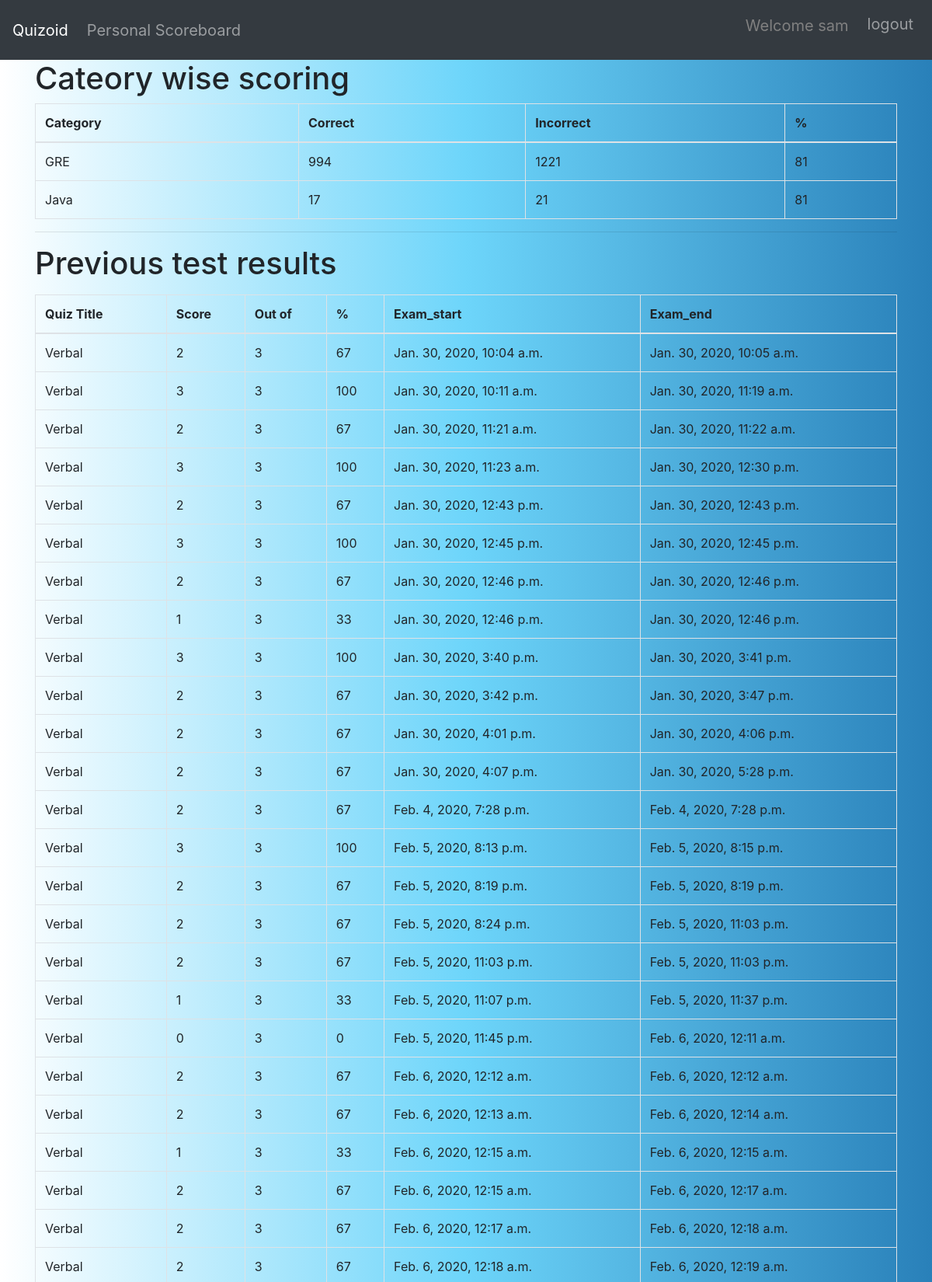
The app's page /progress/ (signed in, upper part) with its own data.
### quiz/models.py (models this page shows, shortened)
class Category(models.Model):
    category = models.CharField(
        verbose_name=_("Category"),
        max_length=250, blank=True,
        unique=True, null=True)
    objects = CategoryManager()
    class Meta:
        verbose_name = _("Category")
        verbose_name_plural = _("Categories")

class Sitting(models.Model):
    user = models.ForeignKey(settings.AUTH_USER_MODEL, verbose_name=_("User"), on_delete=models.CASCADE)
    quiz = models.ForeignKey(Quiz, verbose_name=_("Quiz"), on_delete=models.CASCADE)
    question_order = models.CharField(validators=[validate_comma_separated_integer_list],
        max_length=1024, verbose_name=_("Question Order"))
    question_list = models.CharField(validators=[validate_comma_separated_integer_list],
        max_length=1024, verbose_name=_("Question List"))
    incorrect_questions = models.CharField(validators=[validate_comma_separated_integer_list],
        max_length=1024, blank=True, verbose_name=_("Incorrect questions"))
    q_type = models.IntegerField(blank=True, null=True,verbose_name=_("question type"))
    q_time = models.IntegerField(default='0',verbose_name=_("question time"))
    current_score = models.IntegerField(verbose_name=_("Current Score"))
    complete = models.BooleanField(default=False, blank=False,
                                   verbose_name=_("Complete"))
    user_answers = models.TextField(blank=True, default='{}',
                                    verbose_name=_("User Answers"))
    start = models.DateTimeField(auto_now_add=True,
                                 verbose_name=_("Start"))
    end = models.DateTimeField(null=True, blank=True, verbose_name=_("End"))
    objects = SittingManager()
    class Meta:
        permissions = (("view_sittings", _("Can see completed exams.")),)
    def _question_ids(self):
        return [int(n) for n in self.question_order.split(',') if n]
    @property
    def get_percent_correct(self):
        dividend = float(self.current_score)
        divisor = len(self._question_ids())
        if divisor < 1:
            return 0
        if dividend > divisor:
            return 100
        correct = int(round((dividend / divisor) * 100))
        if correct >= 1:
            return correct
        else:
            return 0
    @property
    def get_max_score(self):
        return len(self._question_ids())

class Quiz(models.Model):
    title = models.CharField(
        verbose_name=_("Title"),
        max_length=60, blank=False)
    description = models.TextField(
        verbose_name=_("Description"),
        blank=True, help_text=_("a description of the quiz"))
    url = models.SlugField(
        max_length=60, blank=False,
        help_text=_("a user friendly url"),
        verbose_name=_("user friendly url"))
    category = models.ForeignKey(
        Category, null=True, blank=True,
        verbose_name=_("Category"), on_delete=models.CASCADE)
    random_order = models.BooleanField(
        blank=False, default=False,
        verbose_name=_("Random Order"),
        help_text=_("Display the questions in "
                    "a random order or as they "
                    "are set?"))
    max_questions = models.PositiveIntegerField(
        blank=True, null=True, verbose_name=_("Max Questions"),
        help_text=_("Number of questions to be answered on each attempt."))
    answers_at_end = models.BooleanField(
        blank=False, default=False,
        help_text=_("Correct answer is NOT shown after question."
                    " Answers displayed at the end."),
        verbose_name=_("Answers at end"))
    exam_paper = models.BooleanField(
        blank=False, default=False,
        help_text=_("If yes, the result of each"
                    " attempt by a user will be"
                    " stored. Necessary for marking."),
        verbose_name=_("Exam Paper"))
    single_attempt = models.BooleanField(
        blank=False, default=False,
        help_text=_("If yes, only one attempt by"
                    " a user will be permitted."
                    " Non users cannot sit this exam."),
        verbose_name=_("Single Attempt"))
    pass_mark = models.SmallIntegerField(
        blank=True, default=0,
        verbose_name=_("Pass Mark"),
        help_text=_("Percentage required to pass exam."),
        validators=[MaxValueValidator(100)])
    success_text = models.TextField(
        blank=True, help_text=_("Displayed if user passes."),
        verbose_name=_("Success Text"))
    fail_text = models.TextField(
        verbose_name=_("Fail Text"),
        blank=True, help_text=_("Displayed if user fails."))
    draft = models.BooleanField(
        blank=True, default=False,
        verbose_name=_("Draft"),
        help_text=_("If yes, the quiz is not displayed"
                    " in the quiz list and can only be"
                    " taken by users who can edit"
                    " quizzes."))
    class Meta:
        verbose_name = _("Quiz")
        verbose_name_plural = _("Quizzes")

### quiz/views.py (the view)
class QuizUserProgressView(TemplateView):
    template_name = 'progress.html'
    @method_decorator(login_required)
    def dispatch(self, request, *args, **kwargs):
        return super(QuizUserProgressView, self)\
            .dispatch(request, *args, **kwargs)
    def get_context_data(self, **kwargs):
        context = super(QuizUserProgressView, self).get_context_data(**kwargs)
        progress, c = Progress.objects.get_or_create(user=self.request.user)
        context['cat_scores'] = progress.list_all_cat_scores
        context['time'] = Sitting.start
        context['timee'] = Sitting.end
        context['exams'] = progress.show_exams()
        return context

### quiz/models.py (called while the page is built)
    def show_exams(self):
        return Sitting.objects.filter(user=self.user, complete=True)

### quiz/templates/progress.html (shortened to what this page needs)
{% extends "base.html" %}
{% load i18n %}
{% load quiz_tags %}
{% block content %}
  {% if cat_scores %}
  <h1>{% trans "Cateory wise scoring" %}</h1>
  <table class="table table-bordered">
	<thead>
	  <tr>
		<th>{% trans "Category" %}</th>
		<th>{% trans "Correct" %}</th>
		<th>{% trans "Incorrect" %}</th>
		<th>%</th>
	  </tr>
	</thead>
	<tbody>
	  {% for cat, value in cat_scores.items %}
	  <tr>
		<td>{{ cat }}</td>
		<td>{{ value.0 }}</td>
		<td>{{ value.1 }}</td>
		<td>{{ value.2 }}</td>
	  </tr>
	  {% endfor %}
	</tbody>
  </table>
  {% endif %}
  {% if exams %}
  <hr>
  <h1>{% trans "Previous test results" %}</h1>
  <table class="table table-bordered">
	<thead>
	  <tr>
		<th>{% trans "Quiz Title" %}</th>
		<th>{% trans "Score" %}</th>
		<th>{% trans "Out of" %}</th>
		<th>%</th>
		<th>Exam_start</th>
		<th>Exam_end</th>
	  </tr>
	</thead>
	<tbody>
	  {% for exam in exams %}
	  <tr>
		<td>{{ exam.quiz.title }}</td>
		<td>{{ exam.current_score }}</td>
		<td>{{ exam.get_max_score }}</td>
		<td>{{ exam.get_percent_correct }}</td>
		<td>{{ exam.start }}</td>
		<td>{{ exam.end }}</td>
	  </tr>
	  {% endfor %}
	</tbody>
  </table>
  {% endif %}
{% endblock %}

### quiz/templates/base.html (shortened to what this page needs)
{% load i18n %}
<!DOCTYPE html>
<html xmlns:fb="http://www.facebook.com/2008/fbml" xmlns="http://www.w3.org/1999/xhtml" xml:lang="en" lang="en" dir="ltr">
<head>
  <link rel="stylesheet" href="https://stackpath.bootstrapcdn.com/bootstrap/4.1.2/css/bootstrap.min.css"
>
</head>
<body class="xyz" style="background: #2980B9;  /* fallback for old browsers */
background: -webkit-linear-gradient(to right, #FFFFFF, #6DD5FA, #2980B9);  /* Chrome 10-25, Safari 5.1-6 */
background: linear-gradient(to right, #FFFFFF, #6DD5FA, #2980B9); /* W3C, IE 10+/ Edge, Firefox 16+, Chrome 26+, Opera 12+, Safari 7+ */
">
  <nav class="navbar navbar-expand-sm navbar-dark bg-dark" >
    <a class="navbar-brand" href="{% url 'index' %}">Quizoid</a>
    <div class="collapse navbar-collapse" id="navbarSupportedContent">
      <ul class="navbar-nav rm-auto">
        <li class="nav-tem" style="color:gray;font-size:20px;">
        {% if user.is_authenticated %}
        <li class="nav-tem" style="color:gray;font-size:20px;">
            <a href="{% url 'quiz_progress' %}" class="nav-link">Personal Scoreboard</a>
          </li>
        {% endif %}
      </ul>
      <ul class="navbar-nav ml-auto">
         <li class="nav-item " style="color:gray;font-size:20px;">
        </li>
        <li class="nav-item " style="color:gray;font-size:20px;">
             {% if user.is_authenticated %}
        <p class="navbar-brand"style="margin-top:5px;color:gray">Welcome {{user.username}}</p>
        {% endif %}
        </li>
        <li class="nav-item " style="color:gray;font-size:20px;">
          {% if user.is_authenticated %}
          <a class="nav-link" href="{% url 'logout' %}">logout</a>
          {% else %}
          <a class="nav-link" href="{% url 'login' %}">Login</a>
          {% endif %}
        </li>
      </ul>
    </div>
  </nav>
  <div class="container">
     {% block content %} {% endblock %}
  </div>
</body>
</html>

### records on screen
Category: cat_scores "GRE"
Category: cat_scores "Java"
Sitting: quiz "Verbal", current_score "2", get_max_score "3", get_percent_correct "67", start "Jan. 30, 2020, 10:04 a.m.", end "Jan. 30, 2020, 10:05 a.m."
Sitting: quiz "Verbal", current_score "3", get_max_score "3", get_percent_correct "100", start "Jan. 30, 2020, 10:11 a.m.", end "Jan. 30, 2020, 11:19 a.m."
Sitting: quiz "Verbal", current_score "2", get_max_score "3", get_percent_correct "67", start "Jan. 30, 2020, 11:21 a.m.", end "Jan. 30, 2020, 11:22 a.m."
Sitting: quiz "Verbal", current_score "3", get_max_score "3", get_percent_correct "100", start "Jan. 30, 2020, 11:23 a.m.", end "Jan. 30, 2020, 12:30 p.m."
Sitting: quiz "Verbal", current_score "2", get_max_score "3", get_percent_correct "67", start "Jan. 30, 2020, 12:43 p.m.", end "Jan. 30, 2020, 12:43 p.m."
Sitting: quiz "Verbal", current_score "3", get_max_score "3", get_percent_correct "100", start "Jan. 30, 2020, 12:45 p.m.", end "Jan. 30, 2020, 12:45 p.m."
Sitting: quiz "Verbal", current_score "2", get_max_score "3", get_percent_correct "67", start "Jan. 30, 2020, 12:46 p.m.", end "Jan. 30, 2020, 12:46 p.m."
Sitting: quiz "Verbal", current_score "1", get_max_score "3", get_percent_correct "33", start "Jan. 30, 2020, 12:46 p.m.", end "Jan. 30, 2020, 12:46 p.m."
Sitting: quiz "Verbal", current_score "3", get_max_score "3", get_percent_correct "100", start "Jan. 30, 2020, 3:40 p.m.", end "Jan. 30, 2020, 3:41 p.m."
Sitting: quiz "Verbal", current_score "2", get_max_score "3", get_percent_correct "67", start "Jan. 30, 2020, 3:42 p.m.", end "Jan. 30, 2020, 3:47 p.m."
Sitting: quiz "Verbal", current_score "2", get_max_score "3", get_percent_correct "67", start "Jan. 30, 2020, 4:01 p.m.", end "Jan. 30, 2020, 4:06 p.m."
Sitting: quiz "Verbal", current_score "2", get_max_score "3", get_percent_correct "67", start "Jan. 30, 2020, 4:07 p.m.", end "Jan. 30, 2020, 5:28 p.m."
Sitting: quiz "Verbal", current_score "2", get_max_score "3", get_percent_correct "67", start "Feb. 4, 2020, 7:28 p.m.", end "Feb. 4, 2020, 7:28 p.m."
Sitting: quiz "Verbal", current_score "3", get_max_score "3", get_percent_correct "100", start "Feb. 5, 2020, 8:13 p.m.", end "Feb. 5, 2020, 8:15 p.m."
Sitting: quiz "Verbal", current_score "2", get_max_score "3", get_percent_correct "67", start "Feb. 5, 2020, 8:19 p.m.", end "Feb. 5, 2020, 8:19 p.m."
Sitting: quiz "Verbal", current_score "2", get_max_score "3", get_percent_correct "67", start "Feb. 5, 2020, 8:24 p.m.", end "Feb. 5, 2020, 11:03 p.m."
Sitting: quiz "Verbal", current_score "2", get_max_score "3", get_percent_correct "67", start "Feb. 5, 2020, 11:03 p.m.", end "Feb. 5, 2020, 11:03 p.m."
Sitting: quiz "Verbal", current_score "1", get_max_score "3", get_percent_correct "33", start "Feb. 5, 2020, 11:07 p.m.", end "Feb. 5, 2020, 11:37 p.m."
Sitting: quiz "Verbal", current_score "0", get_max_score "3", get_percent_correct "0", start "Feb. 5, 2020, 11:45 p.m.", end "Feb. 6, 2020, 12:11 a.m."
Sitting: quiz "Verbal", current_score "2", get_max_score "3", get_percent_correct "67", start "Feb. 6, 2020, 12:12 a.m.", end "Feb. 6, 2020, 12:12 a.m."
Sitting: quiz "Verbal", current_score "2", get_max_score "3", get_percent_correct "67", start "Feb. 6, 2020, 12:13 a.m.", end "Feb. 6, 2020, 12:14 a.m."
Sitting: quiz "Verbal", current_score "1", get_max_score "3", get_percent_correct "33", start "Feb. 6, 2020, 12:15 a.m.", end "Feb. 6, 2020, 12:15 a.m."
Sitting: quiz "Verbal", current_score "2", get_max_score "3", get_percent_correct "67", start "Feb. 6, 2020, 12:15 a.m.", end "Feb. 6, 2020, 12:17 a.m."
Sitting: quiz "Verbal", current_score "2", get_max_score "3", get_percent_correct "67", start "Feb. 6, 2020, 12:17 a.m.", end "Feb. 6, 2020, 12:18 a.m."
Sitting: quiz "Verbal", current_score "2", get_max_score "3", get_percent_correct "67", start "Feb. 6, 2020, 12:18 a.m.", end "Feb. 6, 2020, 12:19 a.m."

### other values on screen
{{ user.username }} "sam"
{{ value.0 }} "994" "17"
{{ value.1 }} "1221" "21"
{{ value.2 }} "81" "81"
